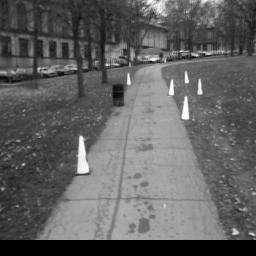
#> input picture nano/assets/sample.jpg, 256 x 256 px, found by its file name
$ python transformer.py
#> lines starting #> are read from the running program, lines starting #| are printed output that depends on the picture
### nano/exp/transformations/picture.py
from collections import namedtuple
from typing import Optional, Tuple

import matplotlib.pyplot as plt
import numpy as np
from PIL import Image

Dimensions = namedtuple("Dimensions", ["height", "width"])


class Picture:
    def __init__(self, img: Optional[np.ndarray] = None):
        self._img = img
        self._dimensions = (
            Dimensions(height=img.shape[0], width=img.shape[1])
            if img is not None
            else Dimensions(height=0, width=0)
        )

    @property
    def dimensions(self) -> Tuple:
        return self._dimensions

    @dimensions.setter
    def dimensions(self, dims: Tuple):
        self._dimensions = Dimensions(height=dims[0], width=dims[1])

    @property
    def img(self):
        return self._img

    def read_image(self, img_path: str):
#> called with img_path = 'nano/assets/sample.jpg'
        self._img = np.array(Image.open(img_path))
#> self._img is the input picture: shape (256, 256); min 0, max 255, mean 97.4
        self.dimensions = self._img.shape

    @staticmethod
    def plot(img: np.ndarray, title: Optional[str] = "image plt"):
        plt.figure()
        plt.imshow(img, cmap="gray")
        plt.title(title)
        plt.show()

### nano/exp/transformations/shear_transform.py
from collections import namedtuple
from typing import Tuple

import numpy as np
from picture import Dimensions, Picture
from scipy.interpolate import griddata
from transfrom import Transfrom


class ShearTransform(Transfrom):
    TransFactor = namedtuple("TransFactor", ["x", "y"])

    def __init__(self, obj: Picture):
        self.obj = obj
        self._dimensions = Dimensions(height=0, width=0)
        self._transform_factor = None
        self._transform_matrix = None

    @property
    def dimensions(self) -> Tuple:
        return self._dimensions

    def set_dimensions(self):
        self._dimensions = Dimensions(
            height=np.ceil(
                self.obj.dimensions.height
                + (np.abs(self.transform_factor.x) * self.obj.dimensions.height)
            ),
            width=np.ceil(
                self.obj.dimensions.width
                + (np.abs(self.transform_factor.y) * self.obj.dimensions.width)
            ),
        )

    @property
    def transform_factor(self):
        return self._transform_factor

    @transform_factor.setter
    def transform_factor(self, transform_factor: Tuple[float, float]):
        self._transform_factor = ShearTransform.TransFactor(
            x=transform_factor[0], y=transform_factor[1]
        )

    @property
    def transform_matrix(self):
        return self._transform_matrix

    def _build_transform_matrix(self):
        self._transform_matrix = np.array(
            [
                [1, self.transform_factor.x, 0],
                [self.transform_factor.y, 1, 0],
                [0, 0, 1],
            ]
        )

    @staticmethod
    def create_grids(dims: Tuple) -> Tuple[np.ndarray, np.ndarray]:
        return np.meshgrid(np.arange(dims.width), np.arange(dims.height))

    def _interploate(
        self,
        obj: Picture,
        x_new: np.ndarray,
        y_new: np.ndarray,
        x_out: np.ndarray,
        y_out: np.ndarray,
    ):
        return griddata(
            (x_new, y_new),
            obj.img.flatten(),
            (x_out, y_out),
            method="linear",
        )
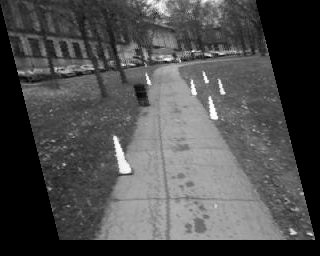
#> returned value: shape (256, 320) float64; 20% of the values are NaN or infinite; the others: min 0, max 255, mean 97.44; drawn with min black, max white, NaN and infinite black

    def _operate(
        self,
        x: np.ndarray,
        y: np.ndarray,
        x_out: np.ndarray,
        y_out: np.ndarray,
    ):
        flattend_grid = np.column_stack(
            (
                x.flatten(),
                y.flatten(),
                np.ones((x.shape[0] * x.shape[1],)),
            )
        )

        scaled_grids = np.dot(flattend_grid, self.transform_matrix)
        x_new = scaled_grids[:, 0].astype(int)
        y_new = scaled_grids[:, 1].astype(int)

        return self._interploate(self.obj, x_new, y_new, x_out, y_out)

    def transform(self, tranform_factor: Tuple[float, float]):
        self.transform_factor = tranform_factor
        self.set_dimensions()
        self._build_transform_matrix()
        orig_x, orig_y = ShearTransform.create_grids(dims=self.obj.dimensions)
        scaled_x, scaled_y = ShearTransform.create_grids(self.dimensions)
        return self._operate(orig_x, orig_y, scaled_x, scaled_y)

### nano/exp/transformations/transformer.py
from typing import Tuple

from picture import Picture
from rotate_transform import RotateTransform
from scaling_transform import ScalingTransform
from shear_transform import ShearTransform


class ImageTransformer:
    _TRANSFROM_MAPPING = {
        "scale": ScalingTransform,
        "rotate": RotateTransform,
        "shear": ShearTransform,
    }

    def __init__(
        self,
        obj: Picture,
        transform_type: str,
        tranform_factor: Tuple[int, int] | float | Tuple[float, float],
    ) -> None:
        self.transform_instance = ImageTransformer._TRANSFROM_MAPPING.get(
            transform_type
        )(obj)
        self.transform_factor = tranform_factor

    def transform(self):
        return self.transform_instance.transform(self.transform_factor)


if __name__ == "__main__":
    pic = Picture()
    pic.read_image(img_path="nano/assets/sample.jpg")

    Picture.plot(img=pic.img)
    transform_factor = (0, 0.25)
    # transform_factor_th = np.pi / 4

    img_trnsfrmr = ImageTransformer(
        obj=pic, transform_type="shear", tranform_factor=transform_factor
    )

    transfromed_img = img_trnsfrmr.transform()
    Picture.plot(img=transfromed_img, title="sheared transformation")
